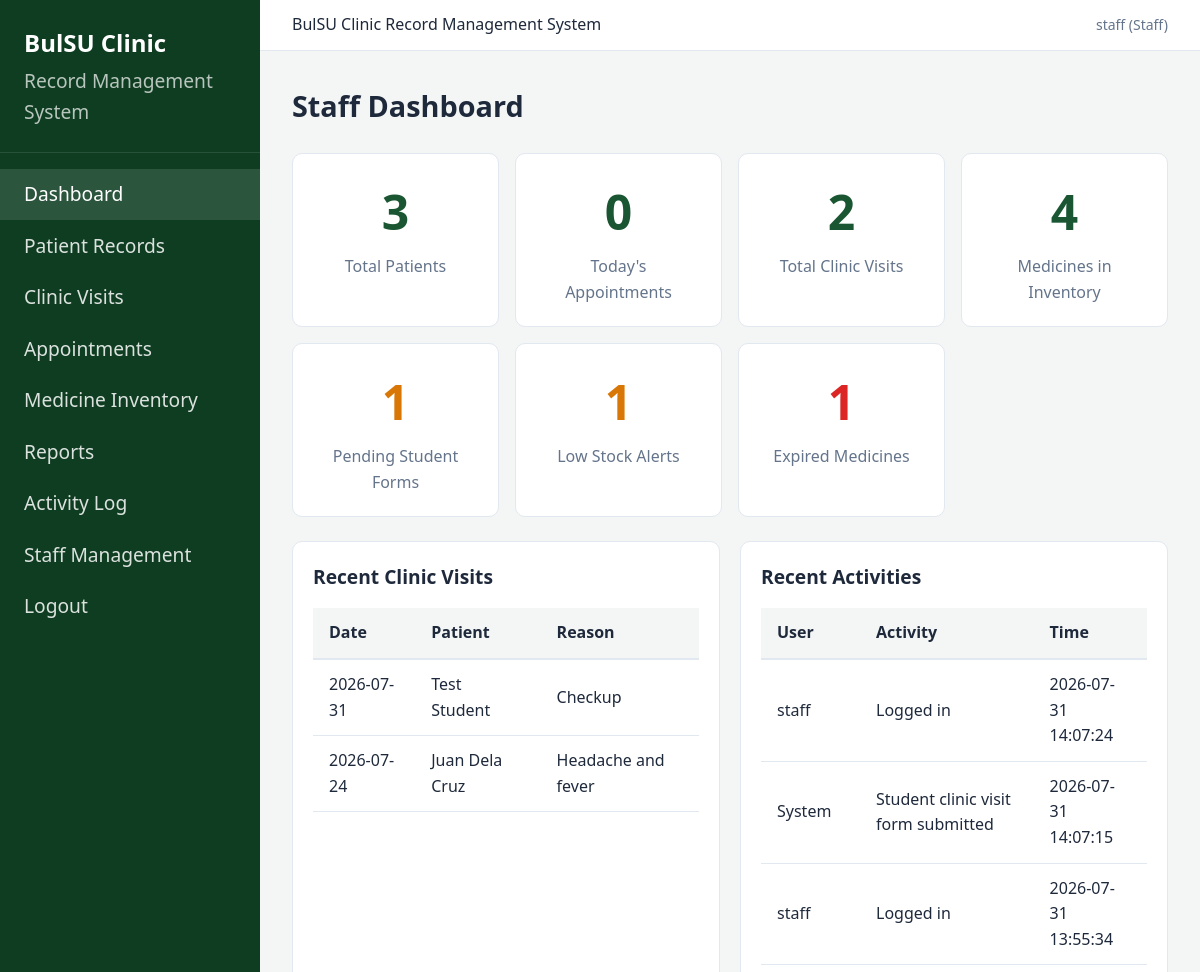
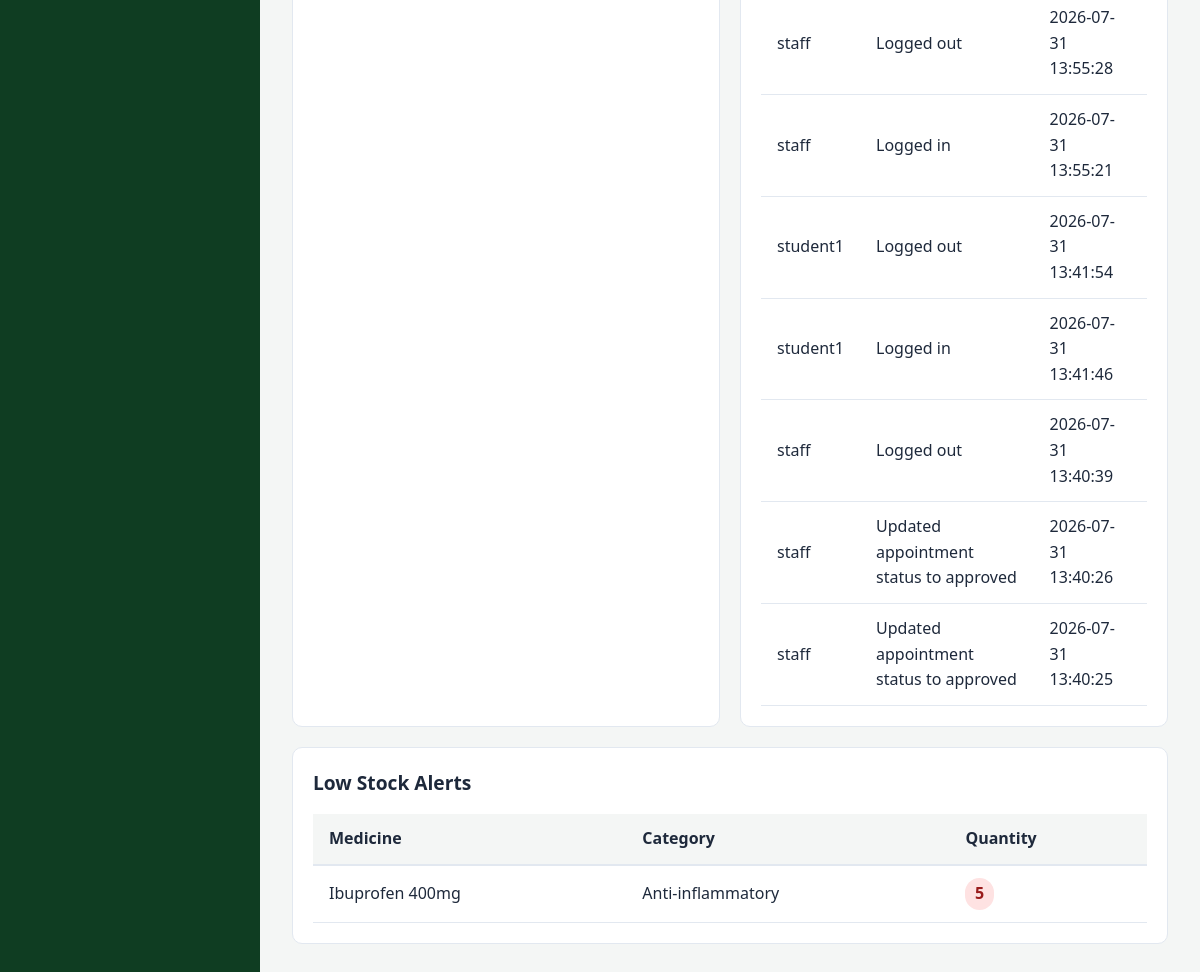
Page / (signed in) on the earlier database version (2 pictures, top to bottom).
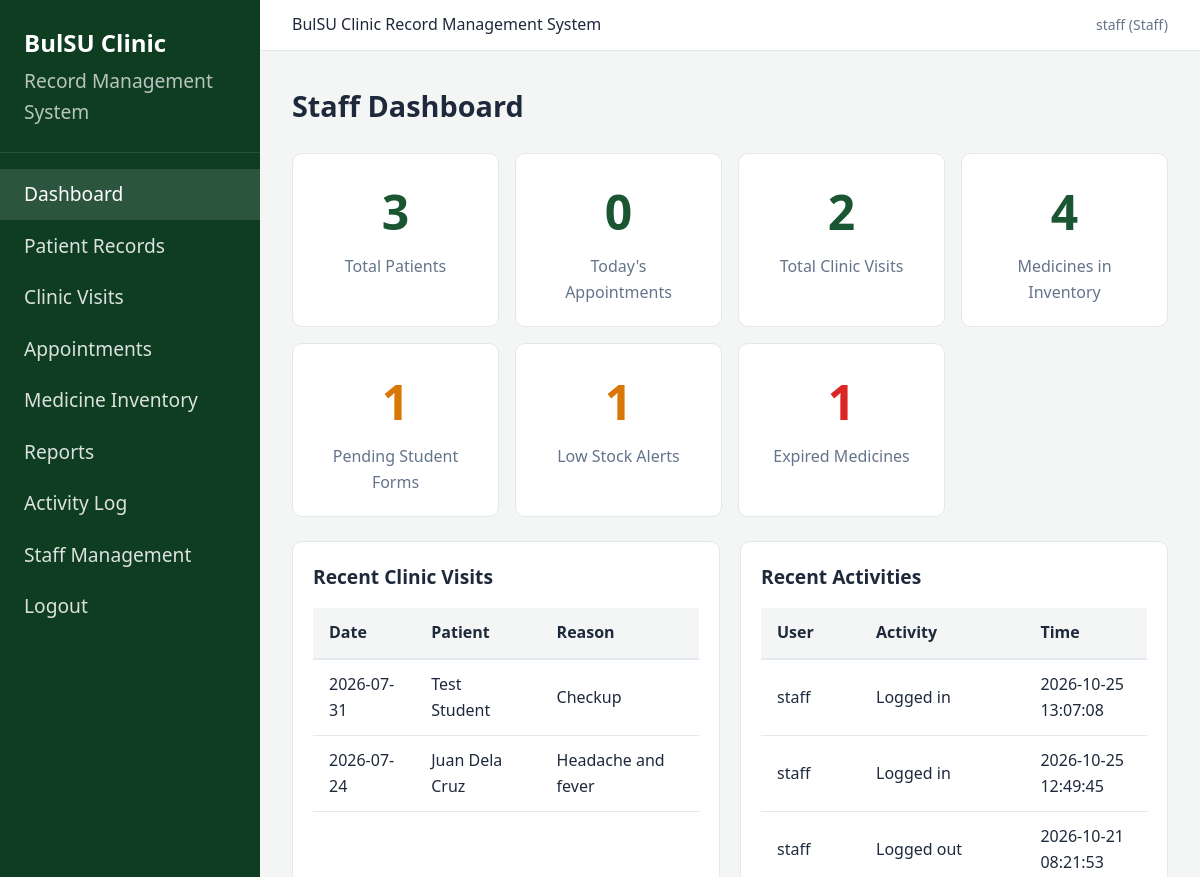
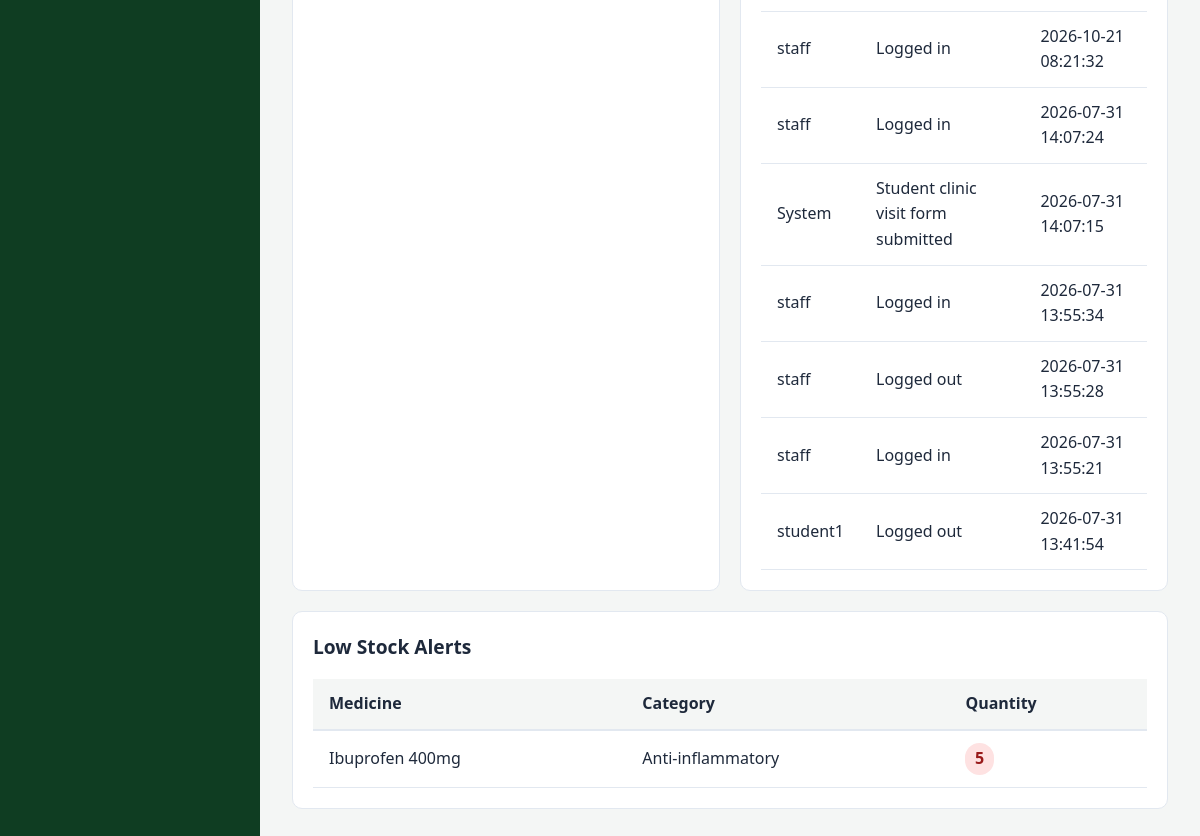
Same page on the later database version (2 pictures, top to bottom).
### tables this page shows
CREATE TABLE clinic_visits (
            id INTEGER PRIMARY KEY AUTOINCREMENT,
            patient_id INTEGER NOT NULL,
            staff_id INTEGER,
            visit_date TEXT NOT NULL,
            visit_time TEXT NOT NULL,
            reason TEXT NOT NULL,
            vital_signs TEXT,
            assessment TEXT,
            treatment TEXT,
            notes TEXT,
            created_at TEXT DEFAULT CURRENT_TIMESTAMP, symptoms TEXT,
            FOREIGN KEY (patient_id) REFERENCES patients(id) ON DELETE CASCADE,
            FOREIGN KEY (staff_id) REFERENCES users(id) ON DELETE SET NULL
        );

CREATE TABLE patients (
            id INTEGER PRIMARY KEY AUTOINCREMENT,
            user_id INTEGER UNIQUE,
            student_id TEXT UNIQUE NOT NULL,
            first_name TEXT NOT NULL,
            last_name TEXT NOT NULL,
            course TEXT,
            year_level TEXT,
            contact_number TEXT,
            emergency_contact TEXT,
            medical_history TEXT,
            allergies TEXT,
            created_at TEXT DEFAULT CURRENT_TIMESTAMP,
            updated_at TEXT DEFAULT CURRENT_TIMESTAMP,
            FOREIGN KEY (user_id) REFERENCES users(id) ON DELETE SET NULL
        );

CREATE TABLE activity_logs (
            id INTEGER PRIMARY KEY AUTOINCREMENT,
            user_id INTEGER,
            activity TEXT NOT NULL,
            record_affected TEXT,
            created_at TEXT DEFAULT CURRENT_TIMESTAMP,
            FOREIGN KEY (user_id) REFERENCES users(id) ON DELETE SET NULL
        );

CREATE TABLE users (
            id INTEGER PRIMARY KEY AUTOINCREMENT,
            username TEXT UNIQUE NOT NULL,
            password TEXT NOT NULL,
            role TEXT NOT NULL CHECK(role IN ('staff', 'patient')),
            is_active INTEGER DEFAULT 1,
            created_at TEXT DEFAULT CURRENT_TIMESTAMP
        );

CREATE TABLE medicines (
            id INTEGER PRIMARY KEY AUTOINCREMENT,
            name TEXT NOT NULL,
            category TEXT,
            quantity INTEGER DEFAULT 0,
            expiration_date TEXT,
            created_at TEXT DEFAULT CURRENT_TIMESTAMP,
            updated_at TEXT DEFAULT CURRENT_TIMESTAMP
        );

### controllers/dashboard_controller.py (the view)
@dashboard_bp.route("/")
@staff_required
def index():
    data = {
        "total_patients": PatientModel.count(),
        "today_appointments": AppointmentModel.get_today_count(),
        "total_visits": ClinicVisitModel.count(),
        "pending_submissions": ClinicVisitModel.count_pending(),
        "medicines": MedicineModel.get_all(),
        "low_stock": MedicineModel.get_low_stock(),
        "expired": MedicineModel.get_expired(),
        "recent_activities": ActivityLogModel.get_all(10),
        "recent_visits": ClinicVisitModel.get_recent(5),
    }
    return render_template("staff/dashboard.html", **data)

### models/activity_log.py (called while the page is built)
    @staticmethod
    def get_all(limit=50):
        conn = get_db()
        rows = conn.execute(
            """
            SELECT al.*, u.username
            FROM activity_logs al
            LEFT JOIN users u ON al.user_id = u.id
            ORDER BY al.created_at DESC LIMIT ?
            """,
            (limit,),
        ).fetchall()
        conn.close()
        return [dict(row) for row in rows]

### models/appointment.py (called while the page is built)
    @staticmethod
    def get_today_count():
        conn = get_db()
        today = date.today().isoformat()
        count = conn.execute(
            """
            SELECT COUNT(*) as total FROM appointments
            WHERE appointment_date = ? AND status IN ('pending', 'approved')
            """,
            (today,),
        ).fetchone()["total"]
        conn.close()
        return count

### models/clinic_visit.py (called while the page is built)
    @staticmethod
    def count():
        conn = get_db()
        count = conn.execute("SELECT COUNT(*) as total FROM clinic_visits").fetchone()["total"]
        conn.close()
        return count

### models/database.py (called while the page is built)
def get_db():
    conn = sqlite3.connect(Config.DATABASE)
    conn.row_factory = sqlite3.Row
    conn.execute("PRAGMA foreign_keys = ON")
    return conn

### views/templates/staff/dashboard.html (shortened to what this page needs)
{% extends "base.html" %}
{% block content %}
<div class="page-header">
    <h1>Staff Dashboard</h1>
</div>
<div class="stats-grid">
    <div class="stat-card">
        <div class="stat-value">{{ total_patients }}</div>
        <div class="stat-label">Total Patients</div>
    </div>
    <div class="stat-card">
        <div class="stat-value">{{ today_appointments }}</div>
        <div class="stat-label">Today's Appointments</div>
    </div>
    <div class="stat-card">
        <div class="stat-value">{{ total_visits }}</div>
        <div class="stat-label">Total Clinic Visits</div>
    </div>
    <div class="stat-card">
        <div class="stat-value">{{ medicines|length }}</div>
        <div class="stat-label">Medicines in Inventory</div>
    </div>
    <div class="stat-card warning">
        <div class="stat-value">{{ pending_submissions }}</div>
        <div class="stat-label">Pending Student Forms</div>
    </div>
    <div class="stat-card warning">
        <div class="stat-value">{{ low_stock|length }}</div>
        <div class="stat-label">Low Stock Alerts</div>
    </div>
    <div class="stat-card danger">
        <div class="stat-value">{{ expired|length }}</div>
        <div class="stat-label">Expired Medicines</div>
    </div>
</div>
<div class="grid-2">
    <div class="card">
        <div class="card-title">Recent Clinic Visits</div>
        {% if recent_visits %}
        <div class="table-wrap">
            <table>
                <thead>
                    <tr><th>Date</th><th>Patient</th><th>Reason</th></tr>
                </thead>
                <tbody>
                    {% for v in recent_visits %}
                    <tr>
                        <td>{{ v.visit_date }}</td>
                        <td>{{ v.first_name }} {{ v.last_name }}</td>
                        <td>{{ v.reason }}</td>
                    </tr>
                    {% endfor %}
                </tbody>
            </table>
        </div>
        {% else %}
        <p class="empty-state">No clinic visits yet.</p>
        {% endif %}
    </div>
    <div class="card">
        <div class="card-title">Recent Activities</div>
        {% if recent_activities %}
        <div class="table-wrap">
            <table>
                <thead>
                    <tr><th>User</th><th>Activity</th><th>Time</th></tr>
                </thead>
                <tbody>
                    {% for a in recent_activities %}
                    <tr>
                        <td>{{ a.username or 'System' }}</td>
                        <td>{{ a.activity }}</td>
                        <td>{{ a.created_at }}</td>
                    </tr>
                    {% endfor %}
                </tbody>
            </table>
        </div>
        {% else %}
        <p class="empty-state">No activities recorded.</p>
        {% endif %}
    </div>
</div>
{% if low_stock %}
<div class="card">
    <div class="card-title">Low Stock Alerts</div>
    <div class="table-wrap">
        <table>
            <thead>
                <tr><th>Medicine</th><th>Category</th><th>Quantity</th></tr>
            </thead>
            <tbody>
                {% for m in low_stock %}
                <tr>
                    <td>{{ m.name }}</td>
                    <td>{{ m.category }}</td>
                    <td><span class="badge badge-rejected">{{ m.quantity }}</span></td>
                </tr>
                {% endfor %}
            </tbody>
        </table>
    </div>
</div>
{% endif %}
{% endblock %}

Differences in the rows shown:
no longer on this page (row unchanged): activity_logs: username "student1", activity "Logged in", created_at "2026-07-31 13:41:46"
no longer on this page (row unchanged): activity_logs: username "staff", activity "Logged out", created_at "2026-07-31 13:40:39"
no longer on this page (row unchanged): activity_logs: username "staff", activity "Updated appointment status to approved", created_at "2026-07-31 13:40:26"
no longer on this page (row unchanged): activity_logs: username "staff", activity "Updated appointment status to approved", created_at "2026-07-31 13:40:25"
added activity_logs: username "staff", activity "Logged in", created_at "2026-10-25 13:07:08"
added activity_logs: username "staff", activity "Logged in", created_at "2026-10-25 12:49:45"
added activity_logs: username "staff", activity "Logged out", created_at "2026-10-21 08:21:53"
added activity_logs: username "staff", activity "Logged in", created_at "2026-10-21 08:21:32"
